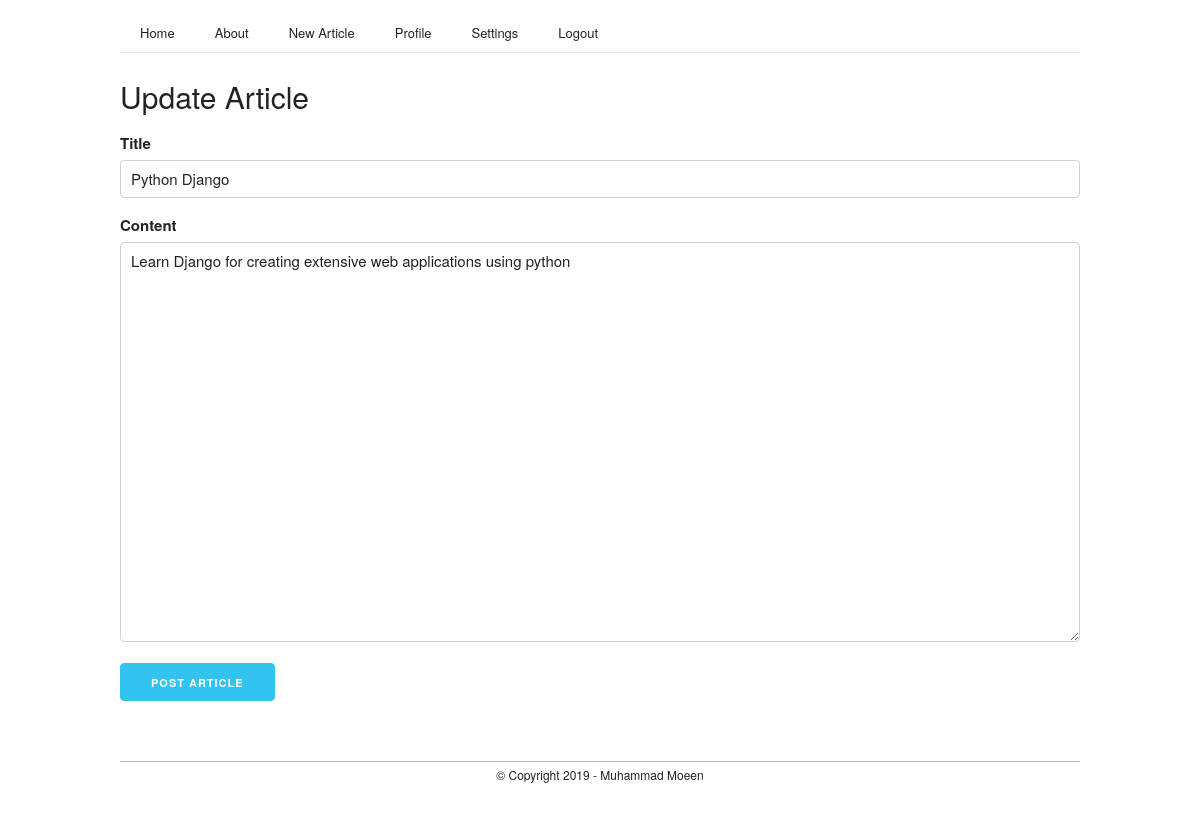
Page /article/8/update (signed in) on the committed database.
### flaskblog/models.py (models this page shows, shortened)
class Post(db.Model):
    id = db.Column( db.Integer, primary_key = True )
    title = db.Column( db.String(200), nullable = False )
    date_posted = db.Column( db.DateTime, nullable = False, default = datetime.utcnow )
    content = db.Column( db.Text, nullable = False )
    user_id = db.Column( db.Integer, db.ForeignKey('user.id'), nullable = False )

### flaskblog/posts/routes.py (the view)
@posts.route('/article/<int:post_id>/update', methods=['GET', 'POST'])
@login_required
def update_article(post_id):
    post = Post.query.get_or_404(post_id)
    if post.user_id != current_user.id:
        abort(403)
    else:
        form = ArticleForm()
        if form.validate_on_submit():
            post.title = form.title.data
            post.content = form.content.data
            db.session.commit()
            flash('Article Updated Successfully', 'positive')
            return redirect( url_for('posts.article', post_id=post.id) )
        elif request.method == 'GET':
            form.title.data = post.title
            form.content.data = post.content
    return render_template('create_update_article.html', title='Update Article', form=form)

### flaskblog/posts/forms.py
class ArticleForm(FlaskForm):
    title = StringField('Title', validators=[ DataRequired() ])
    content = TextAreaField('Content', validators=[ DataRequired() ])
    submit = SubmitField('Post Article')

### flaskblog/models.py (called while the page is built)
@login_manager.user_loader
def load_user( user_id ):
    return User.query.get( int(user_id) )

### flaskblog/templates/create_update_article.html (shortened to what this page needs)
{% extends 'layout.html' %}
{% block content %}
	<section class="section new_article">
		<div class="container" style="margin-top: 2rem;">
			<form action="" method="POST">
				<legend>{{ title }}</legend>
				{{ form.title.label() }}
				{{ form.title( class="u-full-width" ) }}
				{{ form.content.label() }}
				{{ form.content( class="u-full-width", style="height: 50vh" ) }}
				{{ form.submit( class="button-primary" ) }}
			</form>
		</div>
	</section>
{% endblock content %}

### flaskblog/static/css/skeleton.css (style rules this page uses)
.container { position: relative; width: 100%; max-width: 960px; margin: 0 auto; padding: 0 20px; box-sizing: border-box; }
@media (min-width: 400px) { .container { width: 85%; padding: 0; } }
@media (min-width: 550px) { .container { width: 80%; } }
html { font-size: 62.5%; }
body { font-size: 1.5em; line-height: 1.6; font-weight: 400; font-family: "Raleway", "HelveticaNeue", "Helvetica Neue", Helvetica, Arial, sans-serif; color: #222; }
.button, button, input[type="submit"], input[type="reset"], input[type="button"] { display: inline-block; height: 38px; padding: 0 30px; color: #555; text-align: center; font-size: 11px; font-weight: 600; line-height: 38px; letter-spacing: .1rem; text-transform: uppercase; text-decoration: none; white-space: nowrap; background-color: transparent; border-radius: 4px; border: 1px solid #bbb; cursor: pointer; box-sizing: border-box; }
.button.button-primary, button.button-primary, input[type="submit"].button-primary, input[type="reset"].button-primary, input[type="button"].button-primary { color: #FFF; background-color: #33C3F0; border-color: #33C3F0; }
input[type="email"], input[type="number"], input[type="search"], input[type="text"], input[type="tel"], input[type="url"], input[type="password"], textarea, select { height: 38px; padding: 6px 10px; background-color: #fff; border: 1px solid #D1D1D1; border-radius: 4px; box-shadow: none; box-sizing: border-box; }
input[type="email"], input[type="number"], input[type="search"], input[type="text"], input[type="tel"], input[type="url"], input[type="password"], textarea { -webkit-appearance: none; -moz-appearance: none; appearance: none; }
textarea { min-height: 65px; padding-top: 6px; padding-bottom: 6px; }
label, legend { display: block; margin-bottom: .5rem; font-weight: 600; }
input, textarea, select, fieldset { margin-bottom: 1.5rem; }
pre, blockquote, dl, figure, table, p, ul, ol, form { margin-bottom: 2.5rem; }
.u-full-width { width: 100%; box-sizing: border-box; }
.container:after, .row:after, .u-cf { content: ""; display: table; clear: both; }

### flaskblog/static/css/skeleton-extended.css (style rules this page uses)
.section { margin: 1rem 0rem; }
legend { font-size: 3rem; margin-top: 0; margin-bottom: 1rem; font-weight: 300; }

### rows in the picture
Post: title "Python Django", content "Learn Django for creating extensive web applications using python"

### other values in the picture
{{ title }} "Update Article"
